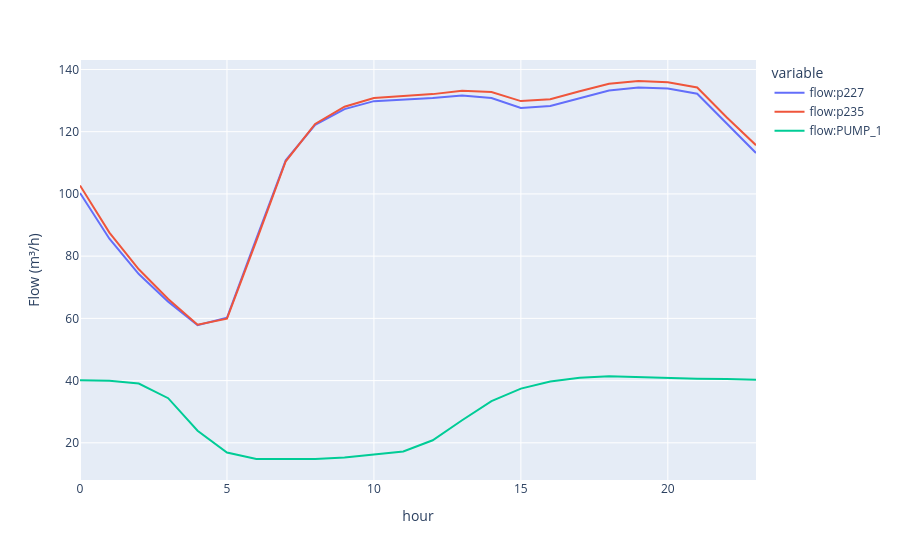

The notebook cell this image was saved under:
### Markdown cell above
## What daily operating pattern must a detector distinguish from leaks?

### Code cell
profiles = pd.read_csv(ROOT/'results/hourly_profiles.csv')
px.line(profiles, x='hour', y=['flow:p227','flow:p235','flow:PUMP_1'], labels={'value':'Flow (m³/h)'})

### Figure 1 — Plotly figure (JSON) as saved in the notebook; plotly's stock layout.template omitted (floating-point values rounded to 4 significant figures)
{"data": [{"hovertemplate": "variable=flow:p227<br>hour=%{x}<br>Flow (m³/h)=%{y}<extra></extra>", "legendgroup": "flow:p227", "line": {"color": "#636efa", "dash": "solid"}, "marker": {"symbol": "circle"}, "mode": "lines", "name": "flow:p227", "orientation": "v", "showlegend": true, "type": "scatter", "x": [0, 1, 2, 3, 4, 5, 6, 7, 8, 9, 10, 11, 12, 13, 14, 15, 16, 17, 18, 19, 20, 21, 22, 23], "xaxis": "x", "y": [100.3, 85.59, 74.25, 65.38, 57.82, 60.19, 85.62, 110.8, 122.2, 127.3, 129.8, 130.3, 130.8, 131.6, 130.8, 127.6, 128.2, 130.8, 133.2, 134.2, 133.9, 132.2, 122.5, 113.2], "yaxis": "y"}, {"hovertemplate": "variable=flow:p235<br>hour=%{x}<br>Flow (m³/h)=%{y}<extra></extra>", "legendgroup": "flow:p235", "line": {"color": "#EF553B", "dash": "solid"}, "marker": {"symbol": "circle"}, "mode": "lines", "name": "flow:p235", "orientation": "v", "showlegend": true, "type": "scatter", "x": [0, 1, 2, 3, 4, 5, 6, 7, 8, 9, 10, 11, 12, 13, 14, 15, 16, 17, 18, 19, 20, 21, 22, 23], "xaxis": "x", "y": [102.7, 87.57, 75.78, 66.24, 57.98, 59.92, 84.93, 110.5, 122.5, 128.0, 130.8, 131.5, 132.1, 133.1, 132.8, 129.8, 130.4, 133.0, 135.4, 136.3, 135.9, 134.2, 124.6, 115.7], "yaxis": "y"}, {"hovertemplate": "variable=flow:PUMP_1<br>hour=%{x}<br>Flow (m³/h)=%{y}<extra></extra>", "legendgroup": "flow:PUMP_1", "line": {"color": "#00cc96", "dash": "solid"}, "marker": {"symbol": "circle"}, "mode": "lines", "name": "flow:PUMP_1", "orientation": "v", "showlegend": true, "type": "scatter", "x": [0, 1, 2, 3, 4, 5, 6, 7, 8, 9, 10, 11, 12, 13, 14, 15, 16, 17, 18, 19, 20, 21, 22, 23], "xaxis": "x", "y": [40.13, 39.91, 39.07, 34.35, 23.88, 16.89, 14.8, 14.85, 14.81, 15.26, 16.22, 17.25, 20.82, 27.26, 33.42, 37.42, 39.69, 40.88, 41.36, 41.06, 40.9, 40.62, 40.54, 40.24], "yaxis": "y"}], "layout": {"legend": {"title": {"text": "variable"}, "tracegroupgap": 0}, "margin": {"t": 60}, "xaxis": {"anchor": "y", "domain": [0.0, 1.0], "title": {"text": "hour"}}, "yaxis": {"anchor": "x", "domain": [0.0, 1.0], "title": {"text": "Flow (m³/h)"}}}}
